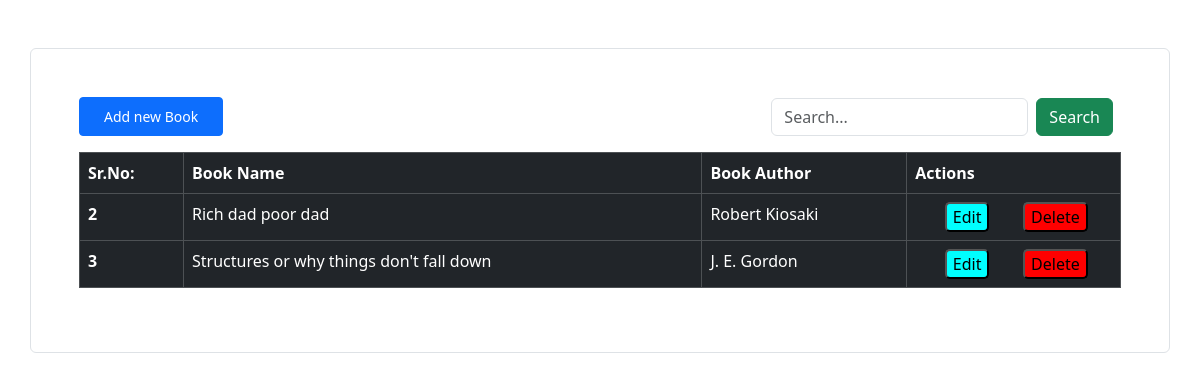
The app's page /, older data.
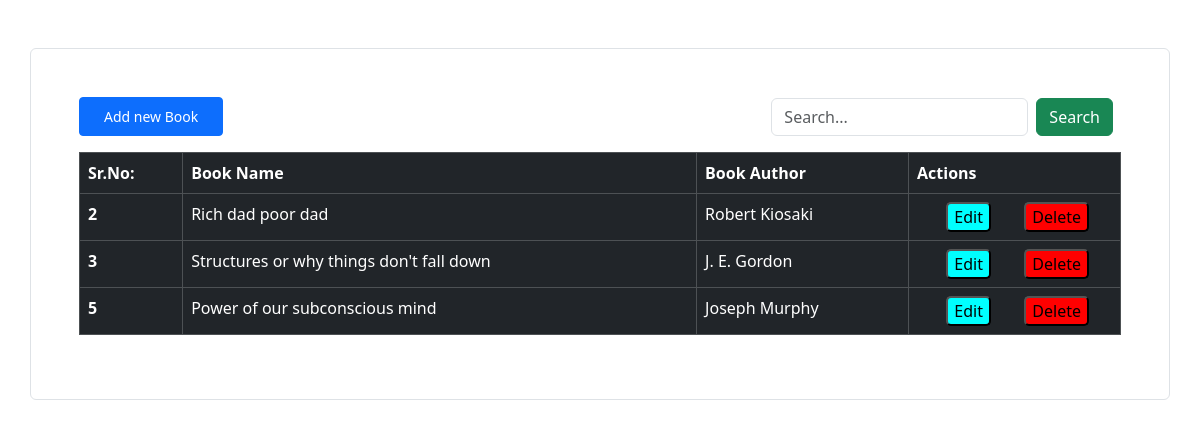
The same page, newer data.
### crudapp/models.py (models this page shows, shortened)
class Student(models.Model):
    name = models.CharField(max_length=100, verbose_name="Student Name")
    email = models.CharField(max_length=277, verbose_name="Student Email")

### crudapp/views.py (the view, shortened to what this page needs)
# urls.py: path('', views.index, name="index"),
def index(request):
    students = Student.objects.all()
    context = {'students': students}
    return render(request, "index.html", context=context)

### crudapp/templates/index.html (shortened to what this page needs)
<!DOCTYPE html>
<html lang="en">
<head>
    <link href="https://cdn.jsdelivr.net/npm/bootstrap@5.3.2/dist/css/bootstrap.min.css" rel="stylesheet">
</head>
<body>
<div class="container mt-5 p-5 border rounded">
    <div class="d-flex justify-content-between align-items-center">
        <a href="#" data-bs-toggle="modal" data-bs-target="#addStudentModal" class="btn btn-primary px-4 py-2 btn-sm">Add new Book</a>
        <div class="">
            <form action="" method="post" class="d-flex">
                <input type="search" name="searchquery" class="form-control" placeholder="Search...">
                <button class="btn btn-success mx-2" name="search">Search</button>
            </form>
        </div>
    </div>
    <table class="table table-dark table-hover table-bordered mt-3">
        <thead>
        <tr>
            <th scope="col">Sr.No:</th>
            <th scope="col">Book Name</th>
            <th scope="col">Book Author</th>
            <th scope="col">Actions</th>
        </tr>
        </thead>
        <tbody>
        {% for student in students %}
        <tr>
            <th>{{ student.id }}</th>
            <td>{{ student.name }}</td>
            <td>{{ student.email }}</td>
            <td>
                <button href="#" data-bs-toggle="modal" data-bs-target="#updateStudentModal_{{ student.id }}" type="button" style="background-color: aqua; border-radius: 5px; margin-left: 15%;">Edit</button>
                <button href="#" data-bs-toggle="modal" data-bs-target="#deleteStudentModal_{{ student.id }}" type="button" style="background-color: red; border-radius: 5px; margin-left: 15%;">Delete</button>
            </td>
        </tr>
        {% endfor %}
        </tbody>
    </table>
</div>
</body>
</html>

Row changes from the older to the newer data that the page shows:
added Student: id "5", name "Power of our subconscious mind", email "Joseph Murphy"
